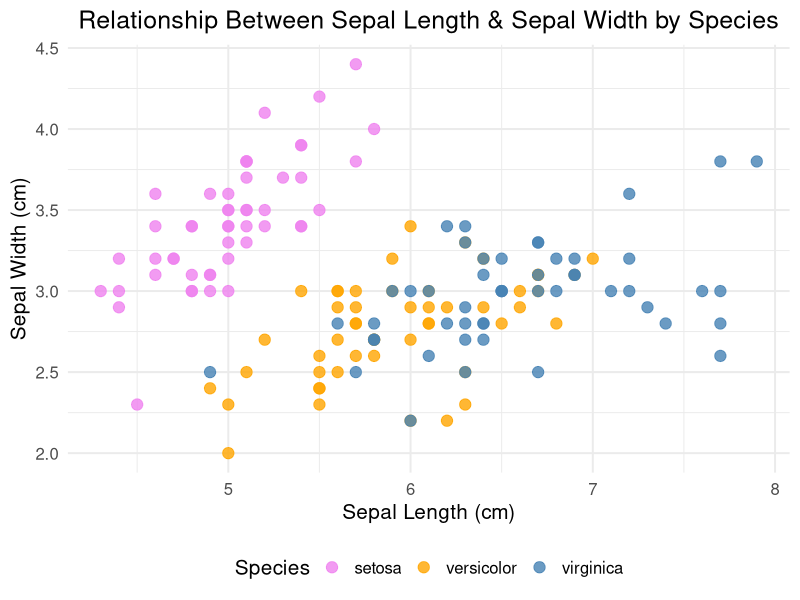

This chart was generated by the following R code:
## ---- chunk 1
# Load necessary library
library(ggplot2)

# Plot between Sepal Lenght and Sepal width by Species
ggplot(iris, aes(x = Sepal.Length, y = Sepal.Width, color = Species)) +
  geom_point(alpha = 0.8, size = 3.5) +
  labs(title = "Relationship Between Sepal Length & Sepal Width by Species",
       x = "Sepal Length (cm)",
       y = "Sepal Width (cm)",
       color = "Species") +
  scale_color_manual(values = c("setosa" = "violet", "versicolor" = "orange", "virginica" = "steelblue")) +
  theme_minimal(base_size = 15) + 
  theme(plot.title = element_text(hjust = 0.5), 
        plot.subtitle = element_text(hjust = 0.5), 
        legend.position = "bottom")
